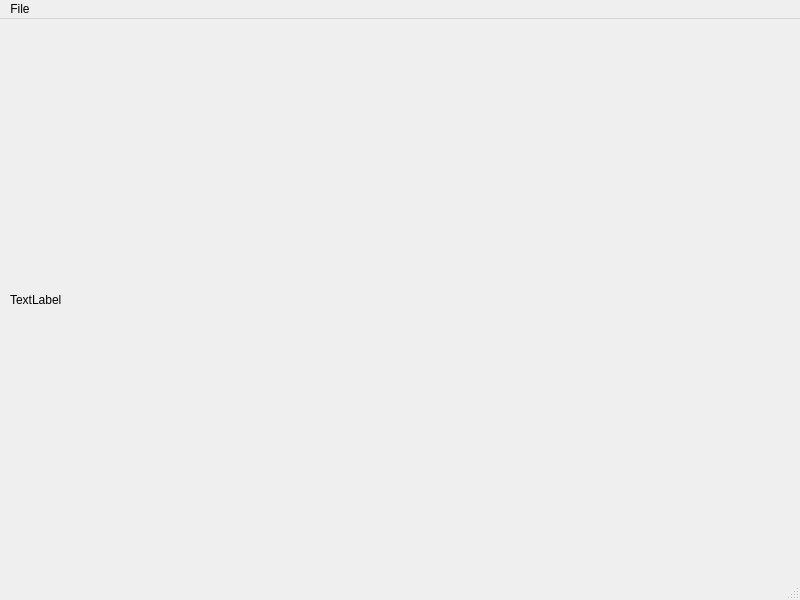
<?xml version="1.0" encoding="UTF-8"?>
<ui version="4.0">
 <class>MainWindow</class>
 <widget class="QMainWindow" name="MainWindow">
  <property name="geometry">
   <rect>
    <x>0</x>
    <y>0</y>
    <width>800</width>
    <height>600</height>
   </rect>
  </property>
  <property name="windowTitle">
   <string>MainWindow</string>
  </property>
  <widget class="QWidget" name="centralwidget">
   <widget class="QWidget" name="verticalLayoutWidget">
    <property name="geometry">
     <rect>
      <x>10</x>
      <y>10</y>
      <width>781</width>
      <height>541</height>
     </rect>
    </property>
    <layout class="QVBoxLayout" name="verticalLayout">
     <item>
      <widget class="QLabel" name="image">
       <property name="text">
        <string>TextLabel</string>
       </property>
      </widget>
     </item>
    </layout>
   </widget>
  </widget>
  <widget class="QMenuBar" name="menubar">
   <property name="geometry">
    <rect>
     <x>0</x>
     <y>0</y>
     <width>800</width>
     <height>22</height>
    </rect>
   </property>
   <widget class="QMenu" name="menuFile">
    <property name="title">
     <string>File</string>
    </property>
    <addaction name="actionOpen"/>
   </widget>
   <addaction name="menuFile"/>
  </widget>
  <widget class="QStatusBar" name="statusbar"/>
  <action name="actionOpen">
   <property name="text">
    <string>Open</string>
   </property>
  </action>
 </widget>
 <resources/>
 <connections/>
</ui>
